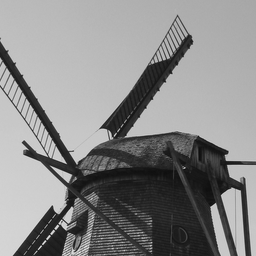
#> input picture windmill.png, 256 x 256 px
$ python pass.py   (older library calls are emulated)
#> lines starting #> are read from the running program, lines starting #| are printed output that depends on the picture
#> in test_imconvolve, img is the input picture: shape (256, 256); min 11, max 244, mean 137
import time
import numpy as np
from scipy.misc import imread
import matplotlib.pyplot as plt


def imkernel(tau, s1, s2):
    w = lambda i, j: np.exp(-(i ** 2 + j ** 2) / (2 * tau ** 2))
    # normalization
    i, j = np.mgrid[-s1:s1, -s2:s2]
    Z = np.sum(w(i, j))
    nu = lambda i, j: w(i, j) / Z * (np.absolute(i) <= s1 & np.absolute(j) <= s2)
    return nu


# Create imconvolve_naive function,
def imconvolve_naive(im, nu, s1, s2):
#> called with s1 = 1, s2 = 1
    (n1, n2) = im.shape
#> n1 = 256; n2 = 256
    xconv = np.zeros((n1, n2))
    for h in range(s1,n1-s1):
        for w in range(s1,n2-s2):
            for x in range(-s1, s1+1):
                for y in range(-s2, s2+1):
                    xconv[h,w]+=nu(x,y)*im[h+x, w+y]
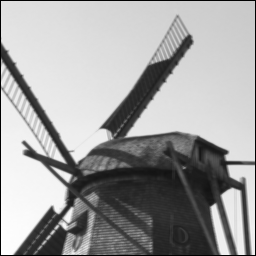
#> xconv: shape (256, 256) float64; min 0, max 303.4, mean 192.1; drawn with min black and max white
    return xconv


# Create imconvolve_spatial function
def imconvolve_spatial(im, nu, s1, s2):
#> called with s1 = 1, s2 = 1
    (n1, n2) = im.shape
#> n1 = 256; n2 = 256
    xconv = np.zeros((n1, n2))
    for h in range(n1):
        for w in range(n2):
            for x in range(-s1, s1+1):
                for y in range(-s2, s2+1):
                    xconv[h,w]+=nu(x,y)*im[(h+x)%n1, (w+y)%n2]
    return xconv


def imshift(x, k, l):
    h,w = x.shape
    xshifted = np.zeros((h,w))
    if k == 0:
        k = h
    if l == 0:
        l = w
    xshifted[-k:,-l:] = x[:k,:l]
    xshifted[:-k,:-l] = x[k:,l:]
    xshifted[:-k,-l:] = x[k:,:l]
    xshifted[-k:,:-l] = x[:k,l:]
    return xshifted


def test_imconvolve():
    tau = 1
    s1 = 1
    s2 = 1
    img = imread('windmill.png')
    t0 = time.time()
    img_con = imconvolve_naive(img, imkernel(tau, s1, s2), s1, s2)
    t1 = time.time()
    img_spa = imconvolve_spatial(img, imkernel(tau, s1,s2), s1, s2)
    t2 = time.time()

    T1 =str(float('%.2f' % (t1-t0)))
    T2 = str(float('%.2f' % (t2-t1)))
    plt.subplot(1, 3, 1)
    plt.title("original image")
    plt.imshow(img, cmap=plt.get_cmap('gray'))
    plt.subplot(1, 3, 2)
    plt.title("cost time:"+T1)
    plt.imshow(img_con, cmap=plt.get_cmap('gray'))
    plt.subplot(1, 3, 3)
    plt.title("cost time:"+T2)
    plt.imshow(img_spa, cmap=plt.get_cmap('gray'))
    plt.show()
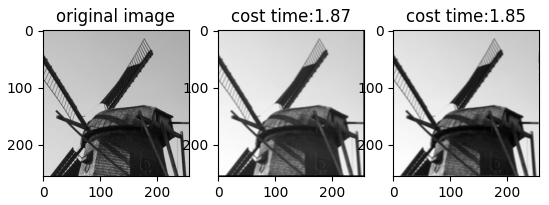
#> figure drawn by matplotlib, 3 panels
# Sample call and Plotting code

test_imconvolve()

$ run again, with lake.png copied over windmill.png
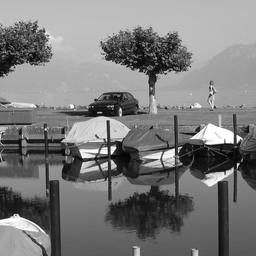
#> input picture lake.png, 256 x 256 px
#> in test_imconvolve, img is the input picture: shape (256, 256); min 0, max 255, mean 123.1
#> after the loop in imconvolve_naive, `for h in range(s1,n1-s1):`:
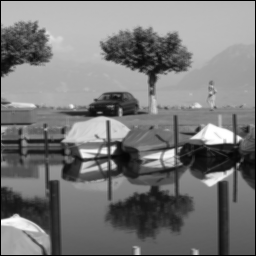
#> xconv: shape (256, 256) float64; min 0, max 364, mean 172.8; drawn with min black and max white
#> in test_imconvolve, `plt.show()`:
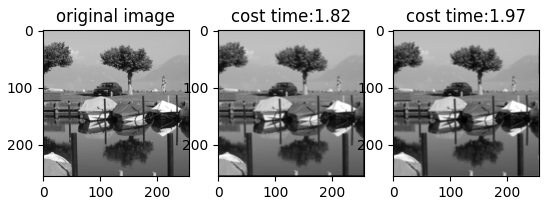
#> figure drawn by matplotlib, 3 panels
